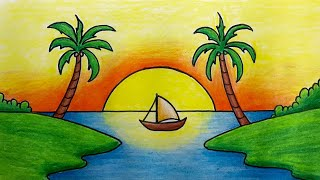
#> input picture data/ornek.jpg, 320 x 180 px
$ python DoG.py
#> lines starting #> are read from the running program, lines starting #| are printed output that depends on the picture
import cv2
import numpy as np

# Görüntüyü yükle
img = cv2.imread('data/ornek.jpg', 0)
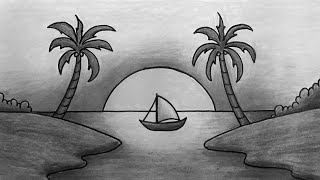
#> img: shape (180, 320); min 0, max 254, mean 142.7

# Gauss filtrelerini ayarla
sigma1 = 1
sigma2 = 5
ksize1 = int(4 * sigma1 + 1)
ksize2 = int(4 * sigma2 + 1)

# Görüntüye filtreleri uygula
blur1 = cv2.GaussianBlur(img, (ksize1, ksize1), sigma1)
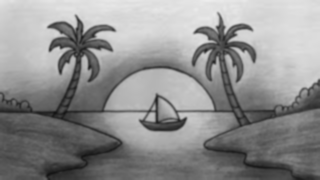
#> blur1: shape (180, 320); min 20, max 237, mean 142.7
blur2 = cv2.GaussianBlur(img, (ksize2, ksize2), sigma2)
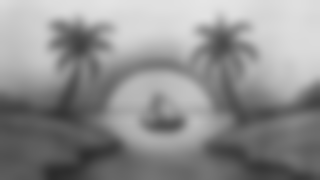
#> blur2: shape (180, 320); min 43, max 229, mean 142.7

# DoG algoritmasını uygula
dog = cv2.absdiff(blur1, blur2)
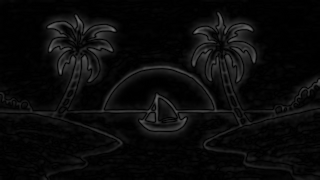
#> dog: shape (180, 320); min 0, max 115, mean 10.4

# Görüntüyü göster
cv2.imshow('DoG Algoritması', dog)
cv2.waitKey(0)
cv2.destroyAllWindows()

$ run again, with data/image_left.jpg copied over data/ornek.jpg
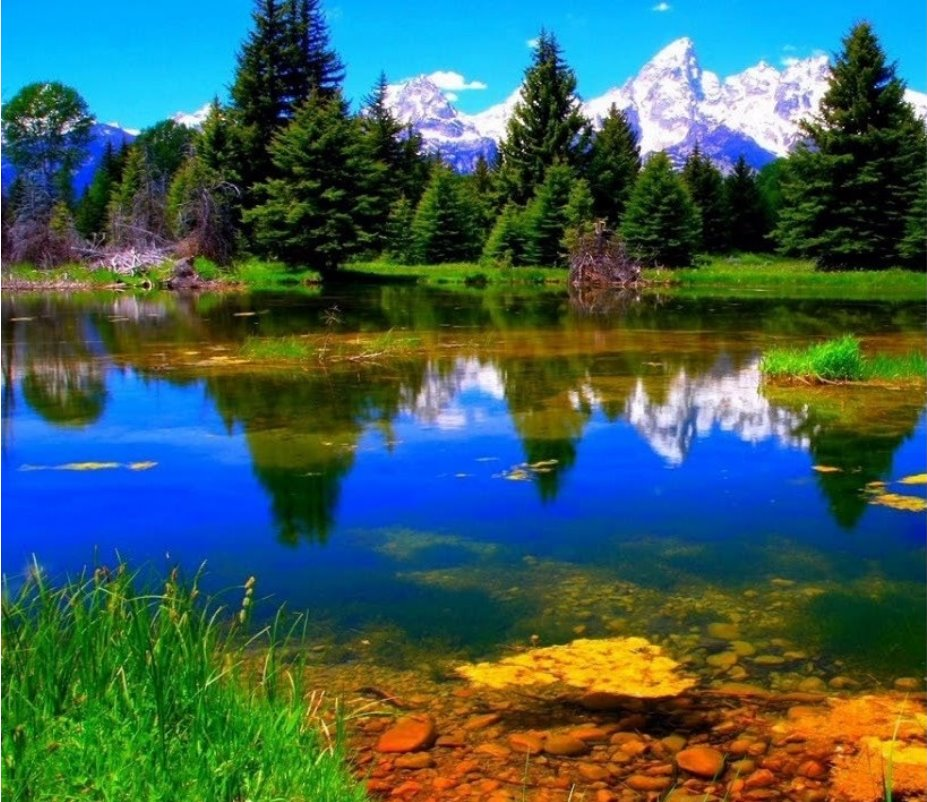
#> input picture data/image_left.jpg, 927 x 802 px
#> `blur2 = cv2.GaussianBlur(img, (ksize2, ksize2), sigma2)`:
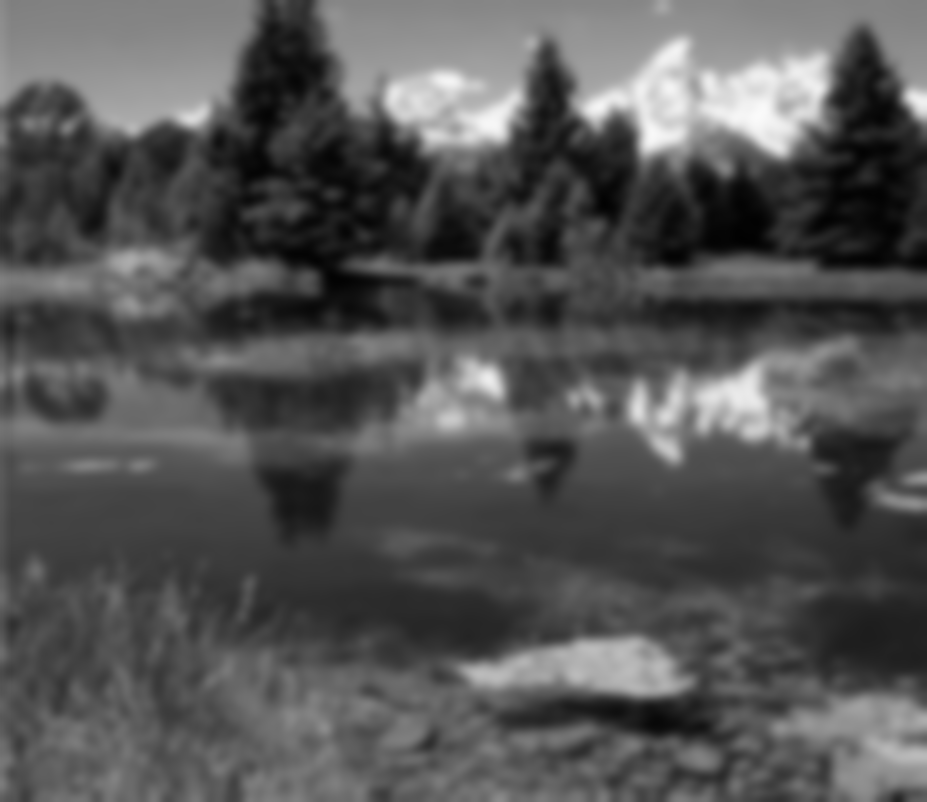
#> blur2: shape (802, 927); min 1, max 250, mean 84.3
#> `dog = cv2.absdiff(blur1, blur2)`:
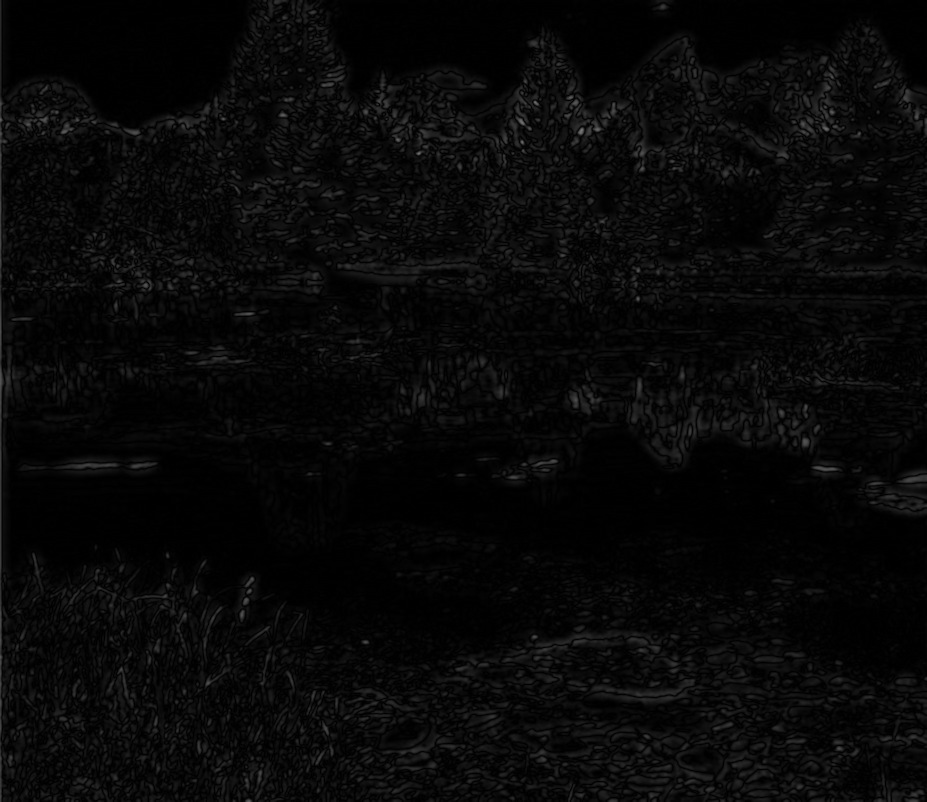
#> dog: shape (802, 927); min 0, max 118, mean 8.2

$ run again, with data/image_right.jpg copied over data/ornek.jpg
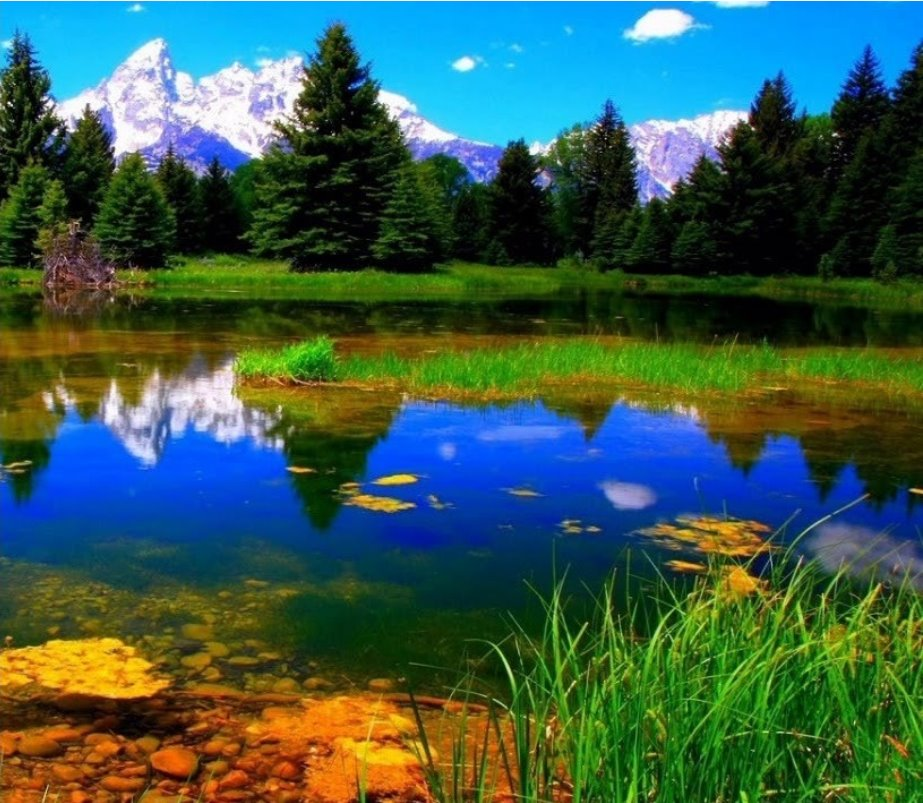
#> input picture data/image_right.jpg, 923 x 803 px
#> `blur2 = cv2.GaussianBlur(img, (ksize2, ksize2), sigma2)`:
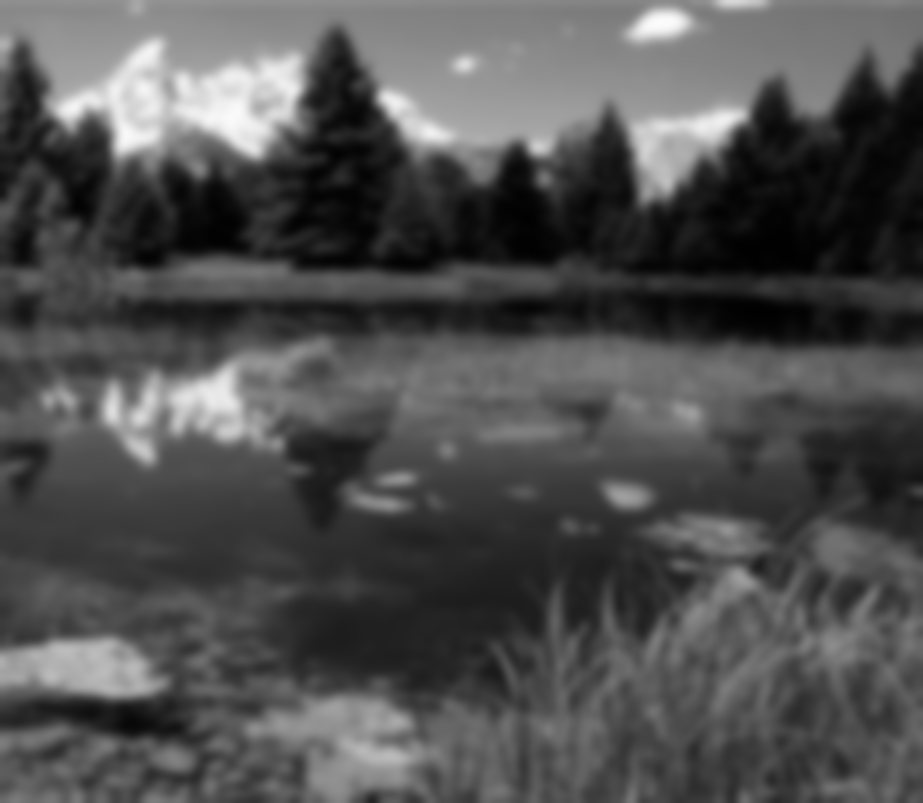
#> blur2: shape (803, 923); min 1, max 251, mean 79.4
#> `dog = cv2.absdiff(blur1, blur2)`:
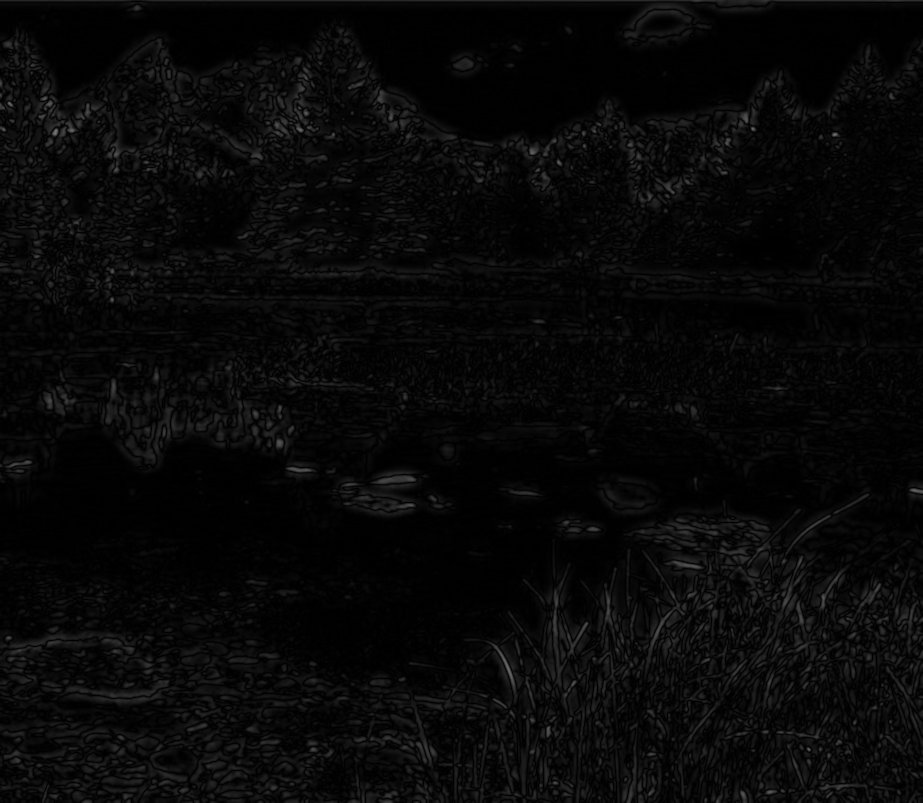
#> dog: shape (803, 923); min 0, max 117, mean 8.1
